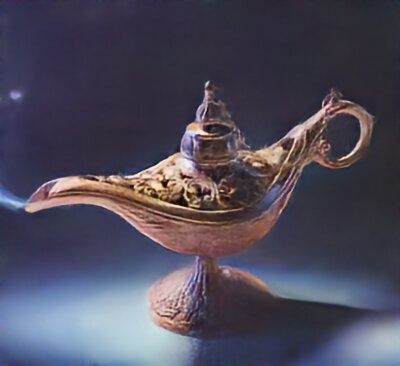
#> input picture lamp/lamp.jpg, 400 x 366 px, found by its file name
$ python gauss.py
#> lines starting #> are read from the running program, lines starting #| are printed output that depends on the picture
import cv2
import matplotlib.pyplot as plt

# Завантаження зображення (приклад)
image = cv2.imread('lamp.jpg', cv2.IMREAD_GRAYSCALE)
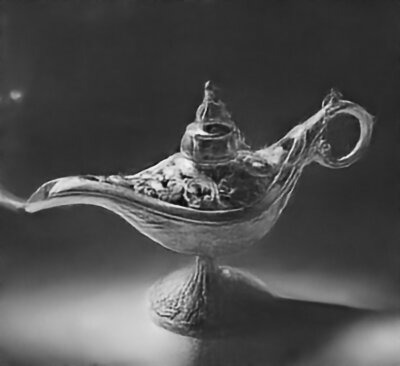
#> image: shape (366, 400); min 6, max 250, mean 77.4

# Застосування фільтра Гаусса для зменшення шуму
filtered_image = cv2.GaussianBlur(image, (5, 5), 0)

# Відображення результатів
plt.figure(figsize=(10, 5))

plt.subplot(1, 2, 1)
plt.imshow(image, cmap='gray')
plt.title('Оригінальне зображення')

plt.subplot(1, 2, 2)
plt.imshow(filtered_image, cmap='gray')
plt.title('Зменшення шуму за допомогою фільтра Гаусса')

plt.show()
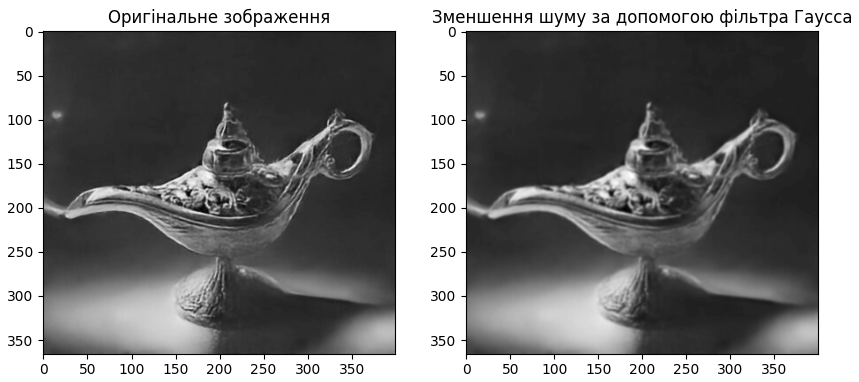
#> figure drawn by matplotlib, 2 panels
